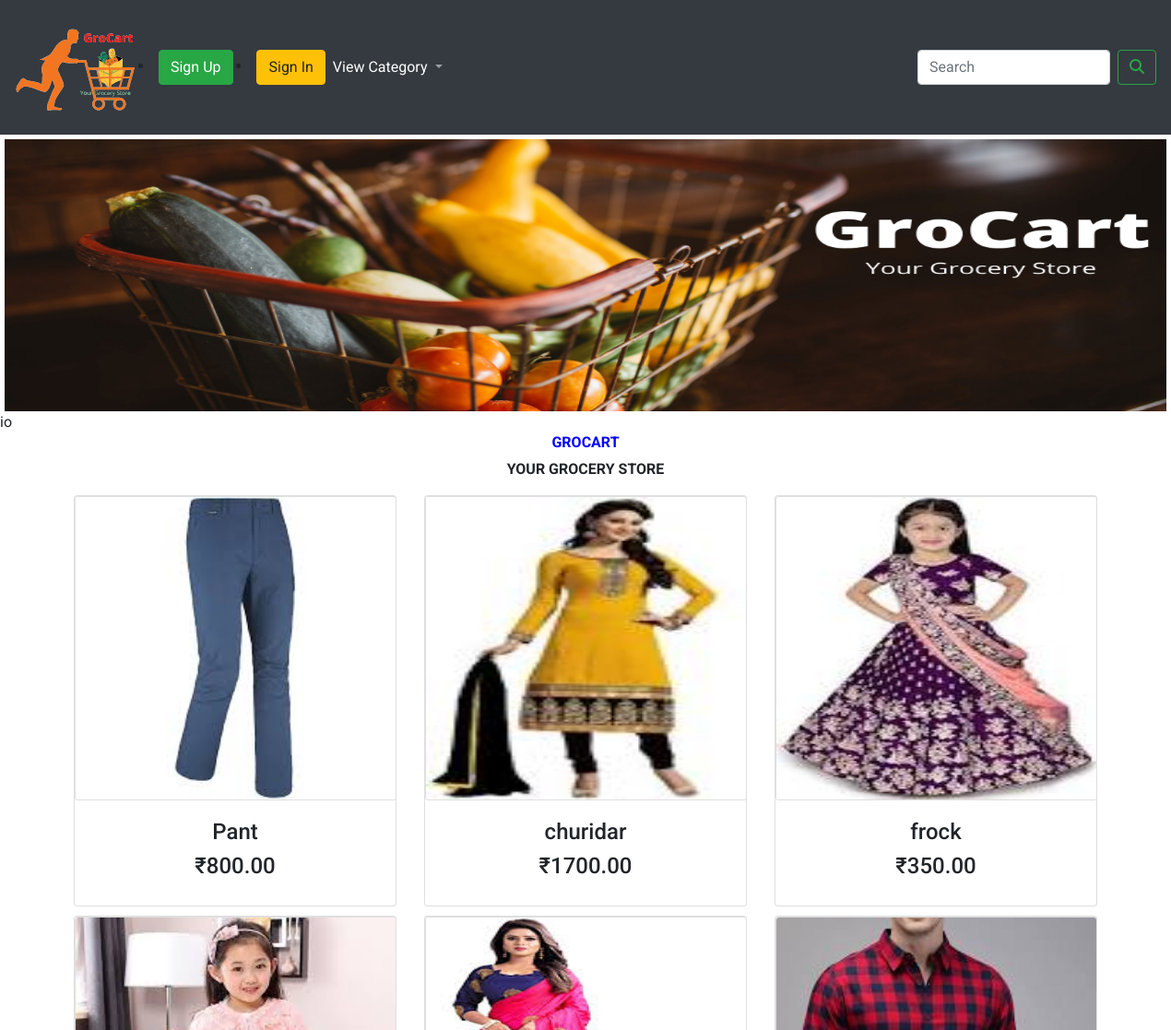
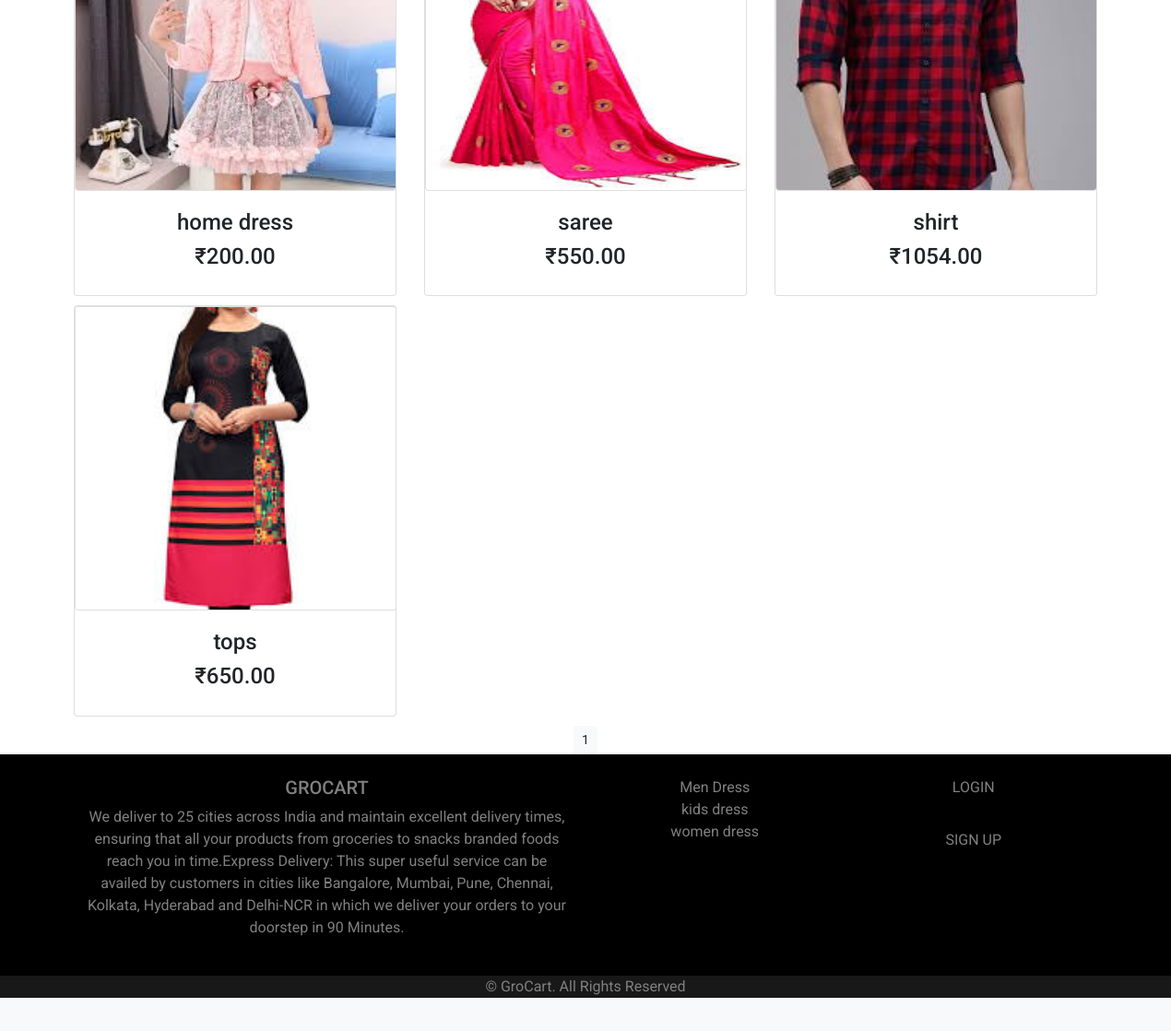
Screenshot of /ecommerceapp with the database file from the repository (2 pictures, top to bottom).
### ecommerceapp/models.py (models this page shows, shortened)
class Product(models.Model):
    name=models.CharField(max_length=250,unique=True)
    slug=models.SlugField(max_length=250,unique=True)
    desc=models.TextField(blank=True)
    image=models.ImageField(upload_to='product',blank=True)
    category=models.ForeignKey(Category,on_delete=models.CASCADE)
    price=models.DecimalField(max_digits=10,decimal_places=2)
    stock=models.IntegerField()
    available=models.BooleanField(default=True)
    created=models.DateTimeField(auto_now=True)
    updated=models.DateTimeField(auto_now=True)
    class Meta:
        ordering = ('name',)
        verbose_name = 'product'
        verbose_name_plural = 'products'
    def get_url(self):
        return reverse("ecommerceapp:ProdCatDetail",args=[self.category.slug,self.slug])

class Category(models.Model):
    name=models.CharField(max_length=250,unique=True)
    slug=models.SlugField(max_length=250,unique=True)
    desc=models.TextField(blank=True)
    image=models.ImageField(upload_to='category',blank=True)
    class Meta:
        ordering=('name',)
        verbose_name='category'
        verbose_name_plural='categories'
    def get_url(self):
        return reverse("ecommerceapp:products_by_category",args=[self.slug])

### ecommerceapp/views.py (the view)
# urls.py: path('',views.allProdCat,name='allProdCat'),
def allProdCat(request,c_slug=None):
    c_page=None
    products_list=None
    if c_slug!=None:
        c_page=get_object_or_404(Category,slug=c_slug)
        products_list=Product.objects.filter(category=c_page,available=True)
    else:
        products_list=Product.objects.all().filter(available=True)
    paginator=Paginator(products_list,7)
    try:
        page=int(request.GET.get('page','1'))
    except:
        page=1
    try:
        products=paginator.page(page)
    except(EmptyPage,InvalidPage):
        products=paginator.page(paginator.num_pages)
    return render(request,'category.html',{'category':c_page,'products':products})

### cart/context_processors.py (called while the page is built)
def counter(request):
    item_count=0
    if 'admin' in request.path:
        return {}
    else:
        try:
            cart=Cart.objects.filter(cart_id=_cart_id(request))
            cart_items=CartItem.objects.all().filter(cart=cart[:1])
            for cart_item in cart_items:
                item_count+=cart_item.quantity
        except Cart.DoesNotExist:
            item_count=0
        return dict(item_count=item_count)

### cart/views.py (called while the page is built)
def _cart_id(request):
    cart=request.session.session_key
    if not cart:
        cart=request.session.create()
    return cart

### ecommerceapp/context_processors.py (called while the page is built)
def menu_links(request):
    links=Category.objects.all()
    return dict(links=links)

### templates/category.html (shortened to what this page needs)
{% extends 'base.html'  %}
{% load static %}
{% block content %}
<div class="mx-auto">
    {% if category %}
   <center><img class="my_image" src="{{ category.image.url }}" alt="{{ category.name}}" style="height:300px;width:1000px;"></center>
</div><br>
<div>
    <h1 class="text-center my_title">{{category.name}}</h1>
    <p class="text-justify text-center">{{category.desc}}</p>
</div>
{% else %}
<div>
    <center><img class="my_image my_image_padding" src=" media/img/banner3.png " style="width:1260px;height:300px;" alt=""></center>
</div>io
<br>
<div>
    <h1 style="color:blue" class="text-center my_title"><b>GroCart</b></h1>
    <p class="text-center"><b>YOUR GROCERY STORE</b></p>
</div>
{% endif %}
<div class="container">
    <div class="row max-auto">
        {% for product in products.object_list %}
        <div class="my_bottom_margin col-9 col-sm-12 col-md-4 col-lg-4">
            <div class="card text-center" style="min-width: 18rem;">
                <a href="{{product.get_url}}"><img class="card" src="{{product.image.url}}" alt="{{product.name}}"
                                                   style="height:330px;width:349px"></a>
                <div class="card-body">
                    <h4>{{product.name}}</h4>
                    <h4>₹{{product.price}}</h4>
                </div>
            </div>
        </div>
        {% endfor %}
    </div>
    <div class="mx-auto">
        <div class="text-center">
            {% for pg in products.paginator.page_range %}
            <a href="?page={{pg}}" class="btn btn-light btn-sm {% if products.number == pg %} activate {% endif %}">{{pg}}</a>
            {% endfor %}
        </div>
    </div>
</div>
    {% include 'footer.html' %}
{% endblock %}

### templates/base.html (shortened to what this page needs)
{% load static %}
<!DOCTYPE html>
<html lang="en">
<head>
    <link rel="stylesheet" href="{% static 'css/bootstrap.min.css' %}" >
     <link rel="stylesheet" href="{% static 'css/custom.css' %}" >
</head>
<body>
<div>
    {% include 'navbar.html' %}
    {% block content %}
    {% endblock %}
</div>
    {% include 'footer2.html' %}
</body>
</html>

### templates/navbar.html (shortened to what this page needs)
{% load static %}
<nav class="navbar navbar-expand-lg navbar-dark bg-dark">
    <img src="{% static 'img/logo3.png' %}" alt='it is a logo'>
    {%if user.is_authenticated %}
    <li style="color:white">Welcome {{user.username}}</li>
    <li><a class="btn btn-primary"  href="Accounts/logout" style="color:white">Logout</a></li>
    {% else %}
    &nbsp;<li><a class="btn btn-success " href="Accounts/register" >Sign Up</a></li>
    &nbsp;<li><a class="btn btn-warning"  href="Accounts/login" > Sign In </a></li>
    {% endif %}
    <div class="collapse navbar-collapse" id="navbarSupportedContent">
        <ul class="navbar-nav mr-auto">
            <li class="nav-item dropdown">
                <a class="nav-link dropdown-toggle" href="#" id="navbarDropdown" role="button" data-toggle="dropdown"
                   aria-haspopup="true" aria-expanded="false">
                    <h7 style="color:white">View Category</h7>
                </a>
            </li>
        </ul>
        <form class="form-inline my-2 my-lg-0" action="{% url 'search_app:searchResult' %}" method="get">
            <input class="form-control mr-sm-2" type="search" placeholder="Search" aria-label="Search" name="q">
            <button class="btn btn-outline-success my-2 my-sm-0" type="submit"><i class="fas fa-search"></i></button>
        </form>
    </div>
</nav>

### templates/footer.html
<footer class=" text-center text-lg-start" style="background-color: rgba(0,0,0,1) ">
    <div class="container p-4">
        <div class="row">
            <div class="col-lg-6 col-md-12 mb-4 mb-md-0">
                <h5 class="text-uppercase" style="color:grey;">GroCart</h5>
                <p style="color:grey;">
                    We deliver to 25 cities across India and maintain excellent delivery times, ensuring that all your
                    products from groceries to snacks branded foods reach you in time.Express Delivery: This super
                    useful service can be availed by customers in cities like Bangalore, Mumbai, Pune, Chennai, Kolkata,
                    Hyderabad and Delhi-NCR in which we deliver your orders to your doorstep in 90 Minutes.
                </p>
            </div>
            <div class="col-lg-3 col-md-6 mb-4 mb-md-0">
                <ul class="list-unstyled mb-0">
                        {% for cat in links %}
                    <li><a href="{{ cat.get_url }}" style="color:grey;">{{ cat.name }}</a></li>
                    {% endfor %}
                </ul>
            </div>
            <div class="col-lg-3 col-md-6 mb-4 mb-md-0">
                <ul class="list-unstyled">
                    <li>
                        <a href="Accounts/login" style="color:grey;">LOGIN</a><br>
                        <hr>
                        <a href="Accounts/register" style="color:grey;">SIGN UP </a>
                    </li>
                </ul>
            </div>
        </div>
    </div>
</footer>

### templates/footer2.html
<div class="footer navbar-fixed-bottom my_footer">
  <center><p  style="background-color: rgba(0, 0, 0, 0.9);color:grey;" class="text-center" >&copy; GroCart. All Rights Reserved</p></center>
</div>

### static/css/custom.css (style rules this page uses)
body { font-family: 'Roboto', sans-serif; }
.my_footer { background-color:#f8f9fa; height:60px; }
.my_image { width:100%; height:auto; }
.my_title { font-size:16px; text-transform:uppercase; letter-spacing:.2e,; text-color:#261bf7; }
.my_image_padding { padding-top:5px; }
.my_bottom_margin { margin-bottom:10px; }

### rows the page displays
Product: image (picture), name "Pant", price "800.00"
Product: image (picture), name "churidar", price "1700.00"
Product: image (picture), name "frock", price "350.00"
Product: image (picture), name "home dress", price "200.00"
Product: image (picture), name "saree", price "550.00"
Product: image (picture), name "shirt", price "1054.00"
Product: image (picture), name "tops", price "650.00"
Category: name "Men Dress"
Category: name "kids dress"
Category: name "women dress"

### other values shown
{{ pg }} "1"
